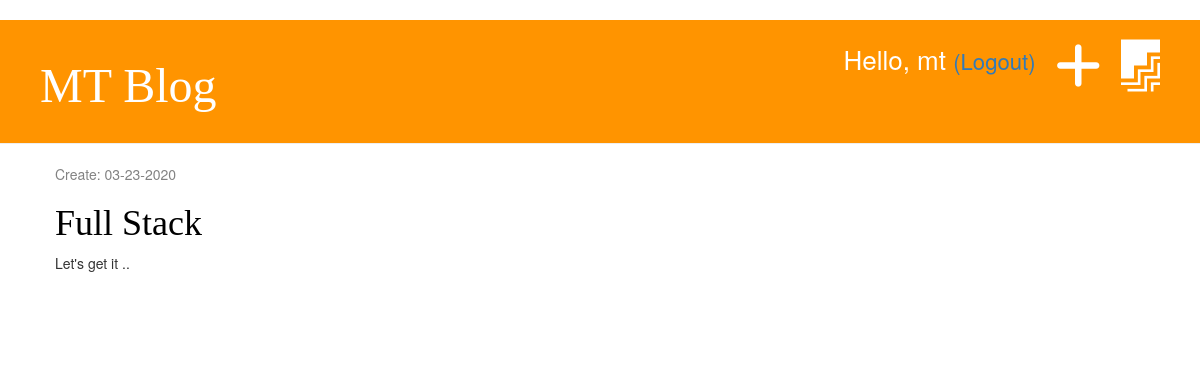
/draft/ (signed in), run on an earlier commit of the app's database.
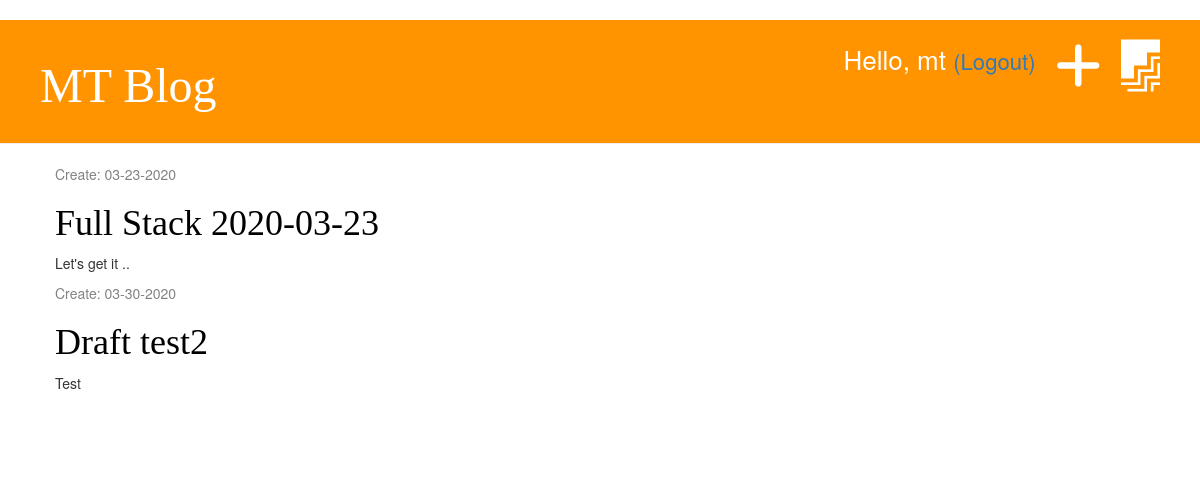
And on a later commit of the database.
### blog/models.py (models this page shows, shortened)
class Post(models.Model):
    author = models.ForeignKey('auth.User', on_delete=models.CASCADE)
    title = models.CharField(max_length=200)
    text = models.TextField()
    created_date = models.DateTimeField(default=timezone.now)
    published_date = models.DateTimeField(blank=True, null=True)

### blog/views.py (the view)
# urls.py: path('draft/', views.post_draft_list, name='post_draft_list'),
@login_required
def post_draft_list(request):
    posts= Post.objects.filter(published_date__isnull=True).order_by('created_date')
    stuff_for_frontend = {'posts':posts}
    return render(request, 'blog/post_draft_list.html', stuff_for_frontend)

### blog/templates/blog/post_draft_list.html
﻿{% extends 'blog/base.html' %}
{% block content %}
    {% for post in posts %}
<div class="post">
    <p class="date">Create: {{post.created_date|date:'m-d-Y'}}</p>
    <h1><a href="{%url 'post_detail' pk=post.pk %}">{{ post.title }}</a></h1>
    <p>{{ post.text|truncatechars:15 }}</p>
    {% endfor %}
</div>
{% endblock %}

What changed in the data, as far as the page shows it:
changed Post "Let's get it ..": title "Full Stack" → "Full Stack 2020-03-23"
added Post: created_date "03-30-2020", title "Draft test2", text "Test"
